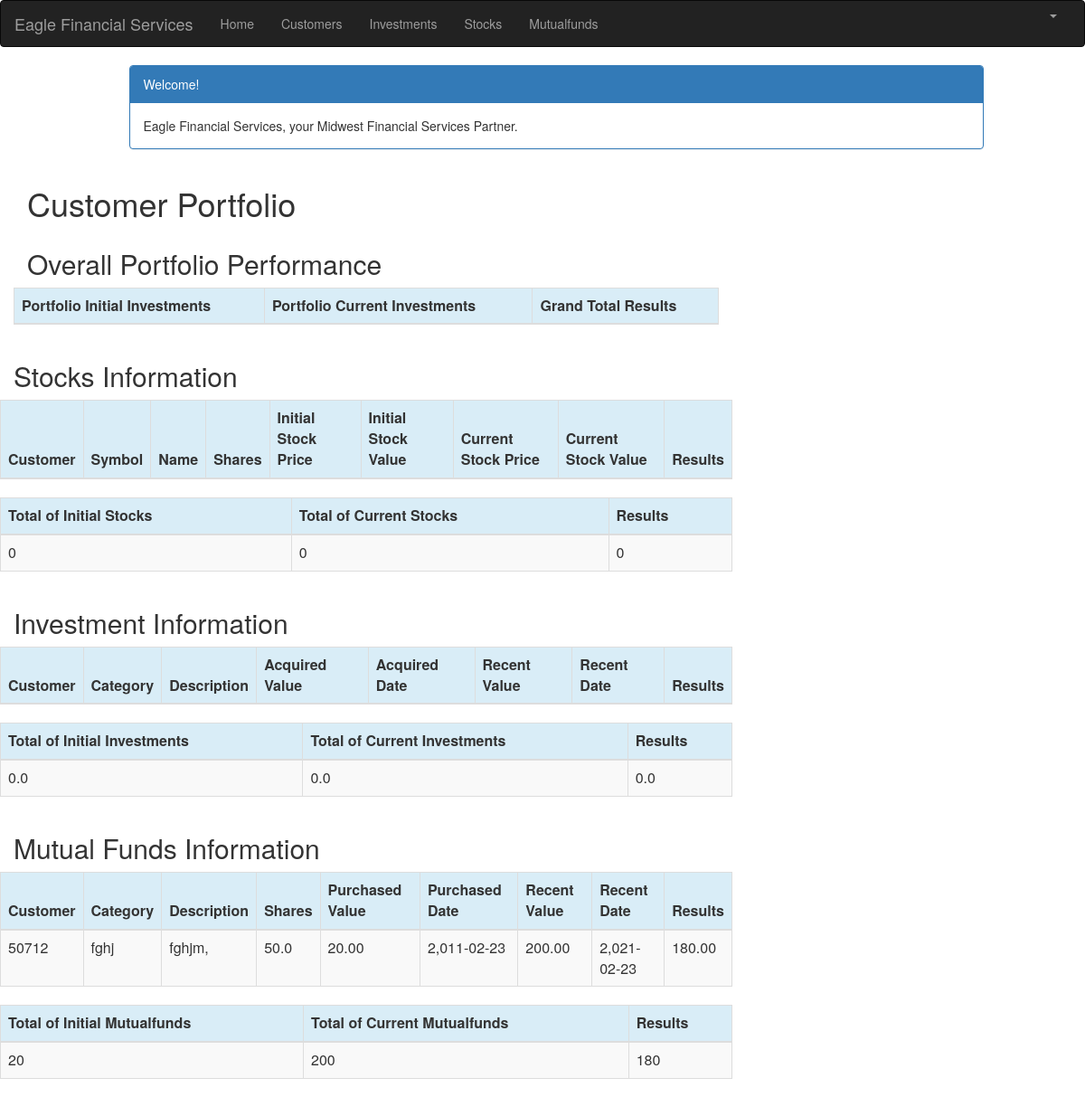
Screenshot of /customer/6/portfolio/ (signed in) with the database file from the repository.
### portfolio/models.py (models this page shows, shortened)
class Mutualfund(models.Model):
    customer = models.ForeignKey(Customer, related_name='mutualfunds', on_delete=models.CASCADE)
    category = models.CharField(max_length=50)
    description = models.CharField(max_length=200)
    shares = models.DecimalField(max_digits=10, decimal_places=1)
    purchased_value = models.DecimalField(max_digits=10, decimal_places=2)
    purchased_date = models.DateField(default=timezone.now)
    recent_value = models.DecimalField(max_digits=10, decimal_places=2)
    recent_date = models.DateField(default=timezone.now, blank=True, null=True)
    def results_by_mutualfund(self):
        return self.recent_value - self.purchased_value

class Customer(models.Model):
    name = models.CharField(max_length=50)
    address = models.CharField(max_length=200)
    cust_number = models.IntegerField(blank=False, null=False)
    city = models.CharField(max_length=50)
    state = models.CharField(max_length=50)
    zipcode = models.CharField(max_length=10)
    email = models.EmailField(max_length=200)
    cell_phone = models.CharField(max_length=50)
    created_date = models.DateTimeField(
        default=timezone.now)
    updated_date = models.DateTimeField(auto_now_add=True)
    def __str__(self):
        return str(self.cust_number)

### portfolio/views.py (the view)
# urls.py: path('', include('portfolio.urls')),
@login_required
def portfolio(request,pk):
   global sum_purchased_value, sum_recent_value_mutual, result_mutual
   customer = get_object_or_404(Customer, pk=pk)
   customers = Customer.objects.filter(created_date__lte=timezone.now())
   investments =Investment.objects.filter(customer=pk)
   stocks = Stock.objects.filter(customer=pk)
   mutualfunds = Mutualfund.objects.filter(customer=pk)
   sum_recent_value = Investment.objects.filter(customer=pk).aggregate(Sum('recent_value'))
   sum_acquired_value = Investment.objects.filter(customer=pk).aggregate(Sum('acquired_value'))
   sum_current_stocks_value = 0
   sum_of_initial_stock_value = 0
   sum_of_initial_investment_value = 0
   sum_current_investment_value = 0
   investment_result = 0
   for stock in stocks:
        sum_current_stocks_value += stock.current_stock_value()
        sum_of_initial_stock_value += stock.initial_stock_value()
   for investment in investments:
       sum_of_initial_investment_value += investment.acquired_value
       sum_current_investment_value += investment.recent_value
       investment_result += investment.results_by_investment()
   sum_purchased_value = mutualfunds.aggregate(Sum('purchased_value'))
   sum_recent_value_mutual = mutualfunds.aggregate(Sum('recent_value'))
   result_mutual = mutualfunds.aggregate(sum_result=Sum('recent_value') - Sum('purchased_value'))
   portfolio_initial_investment = float(sum_of_initial_investment_value) + float(sum_of_initial_stock_value)
   portfolio_current_investment = float(sum_current_investment_value) + float(sum_current_stocks_value)
   return render(request, 'portfolio/portfolio.html', {'customers': customers,
                                                       'investments': investments,
                                                       'stocks': stocks,
                                                       'mutualfunds': mutualfunds,
                                                       'sum_purchased_value': sum_purchased_value,
                                                       'sum_recent_value_mutual': sum_recent_value_mutual,
                                                       'result_mutual': result_mutual,
                                                       'sum_acquired_value': sum_acquired_value,
                                                       'sum_recent_value': sum_recent_value,
                                                       'sum_current_stocks_value': sum_current_stocks_value,
                                                       'sum_of_initial_stock_value': sum_of_initial_stock_value,
                                                       'sum_of_initial_investment_value': float(sum_of_initial_investment_value),
                                                       'sum_current_investment_value': float(sum_current_investment_value),
                                                       'investment_result': float(investment_result),
                                                       'portfolio_initial_investment': portfolio_initial_investment,
                                                       'portfolio_current_investment': portfolio_current_investment,})

### portfolio/templates/portfolio/portfolio.html (shortened to what this page needs)
{% extends 'portfolio/base.html' %}
{% load humanize %}
{% block content %}
{% load mathfilters %}
    <html>
            <head>
                <link rel="stylesheet" href="https://maxcdn.bootstrapcdn.com/bootstrap/3.3.4/css/bootstrap.min.css">
            </head>
            <body>
                     <div class="container">
                                <div class="row">
                                    <div class="col-md-10 col-md-offset-1">
                                        <div class="panel panel-primary">
                                            <div class="panel-heading">Welcome!</div>
                                            <div class="panel-body">
                                                Eagle Financial Services, your Midwest Financial Services Partner.
                                            </div>
                                        </div>
                                    </div>
                               </div>
</div>
<div class="row">
    <h1 style="padding-left: 15Px">Customer Portfolio</h1>
</div>
<div class="row">
    <h2 style="padding-left: 15Px">Overall Portfolio Performance</h2>
</div>
<div class="row">
    <table class="table table-striped table-bordered table-hover">
        <thead>
        <tr class="bg-info">
            <th>Portfolio Initial Investments</th>
            <th>Portfolio Current Investments</th>
            <th>Grand Total Results</th>
        </tr>
        </thead>
    </table>
<div class="row">
    <h2 style="padding-left: 15Px">Stocks Information</h2>
</div>
<div class="row">
    <table class="table table-striped table-bordered table-hover">
        <thead>
        <tr class="bg-info">
            <th>Customer</th>
            <th>Symbol</th>
            <th>Name</th>
            <th>Shares</th>
            <th>Initial Stock Price</th>
            <th>Initial Stock Value</th>
            <th>Current Stock Price</th>
            <th>Current Stock Value</th>
            <th>Results</th>
        </tr>
        </thead>
    </table>
</div>
<div class="row">
    <table class="table table-striped table-bordered table-hover">
        <thead>
        <tr class="bg-info">
            <th>Total of Initial Stocks</th>
            <th>Total of Current Stocks</th>
            <th>Results</th>
        </tr>
        </thead>
        <tbody>
        <tr>
            <td>{{ sum_of_initial_stock_value|intcomma }}</td>
            <td>{{ sum_current_stocks_value|intcomma }}</td>
            <td>{{ sum_current_stocks_value|sub:sum_of_initial_stock_value|intcomma }}</td>
        </tr>
        </tbody>
    </table>
</div>
<div class="row">
    <h2 style="padding-left: 15Px">Investment Information</h2>
</div>
<div class="row">
    <table class="table table-striped table-bordered table-hover">
        <thead>
        <tr class="bg-info">
            <th>Customer</th>
            <th>Category</th>
            <th>Description</th>
            <th>Acquired Value</th>
            <th>Acquired Date</th>
            <th>Recent Value</th>
            <th>Recent Date</th>
            <th>Results</th>
        </tr>
        </thead>
    </table>
</div>
<div class="row">
    <table class="table table-striped table-bordered table-hover">
        <thead>
        <tr class="bg-info">
            <th>Total of Initial Investments</th>
            <th>Total of Current Investments</th>
            <th>Results</th>
        </tr>
        </thead>
        <tbody>
        <tr>
            <td>{{ sum_of_initial_investment_value|intcomma }}</td>
            <td>{{ sum_current_investment_value|intcomma }}</td>
            <td>{{ sum_current_investment_value|sub:sum_of_initial_investment_value|intcomma }}</td>
        </tr>
        </tbody>
    </table>
</div>
<div class="row">
    <h2 style="padding-left: 15Px">Mutual Funds Information</h2>
</div>
<div class="row">
    <table class="table table-striped table-bordered table-hover">
        <thead>
        <tr class="bg-info">
            <th>Customer</th>
            <th>Category</th>
            <th>Description</th>
            <th>Shares</th>
            <th>Purchased Value</th>
            <th>Purchased Date</th>
            <th>Recent Value</th>
            <th>Recent Date</th>
            <th>Results</th>
        </tr>
        </thead>
        <tbody>
        {% for mutualfund in mutualfunds %}
            <tr>
                <td>{{ mutualfund.customer }}</td>
                <td>{{ mutualfund.category }}</td>
                <td>{{ mutualfund.description }}</td>
                <td>{{ mutualfund.shares|intcomma }}</td>
                <td>{{ mutualfund.purchased_value|intcomma }}</td>
                <td>{{ mutualfund.purchased_date|intcomma}}
                <td>{{ mutualfund.recent_value|intcomma }}</td>
                <td>{{ mutualfund.recent_date|intcomma }}</td>
                <td>{{ mutualfund.results_by_mutualfund|intcomma}}
            </tr>
        {% endfor %}
        </tbody>
    </table>
</div>
<div class="row">
    <table class="table table-striped table-bordered table-hover">
        <thead>
        <tr class="bg-info">
            <th>Total of Initial Mutualfunds</th>
            <th>Total of Current Mutualfunds</th>
            <th>Results</th>
        </tr>
        </thead>
        <tbody>
        <tr>
            <td>{{ sum_purchased_value.purchased_value__sum|intcomma }}</td>
            <td>{{ sum_recent_value_mutual.recent_value__sum|intcomma }}</td>
            <td>{{ result_mutual.sum_result|intcomma }}</td>
        </tr>
        </tbody>
    </table>
</div>
{% endblock %}

### rows the page displays
Mutualfund: customer "50712", category "fghj", description "fghjm,", shares "50.0", purchased_value "20.00", purchased_date "2,011-02-23", recent_value "200.00", recent_date "2,021-02-23", results_by_mutualfund "180.00"

### other values shown
{{ sum_of_initial_stock_value|intcomma }} "0"
{{ sum_current_stocks_value|intcomma }} "0"
{{ sum_current_stocks_value|sub:sum_of_initial_stock_value|intcomma }} "0"
{{ sum_of_initial_investment_value|intcomma }} "0.0"
{{ sum_current_investment_value|intcomma }} "0.0"
{{ sum_purchased_value.purchased_value__sum|intcomma }} "20"
{{ sum_recent_value_mutual.recent_value__sum|intcomma }} "200"
{{ result_mutual.sum_result|intcomma }} "180"
